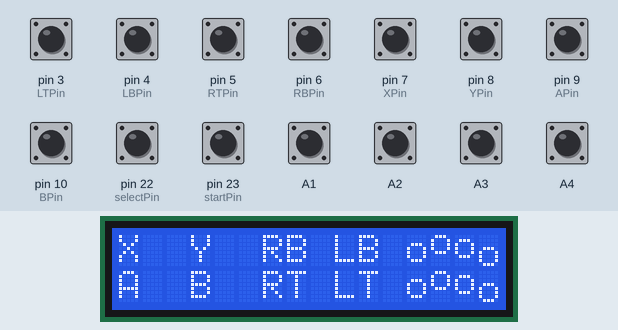
The sketch below on a simulated Arduino Mega 2560, built with avr-gcc and run on an emulated ATmega2560. On the bench: 16×2 character LCD. The test bench sets the inputs (shaded band); at power-on: A1–4, pin 3 (LTPin), pin 4 (LBPin), pin 5 (RTPin), pin 6 (RBPin), pin 7 (XPin), pin 8 (YPin), pin 9 (APin), pin 10 (BPin), pin 22 (selectPin), pin 23 (startPin) HIGH.

Above: at 3.2 s.
3.3 s: pin 3 (LTPin) pulled LOW for 1 s
At 3.8 s:
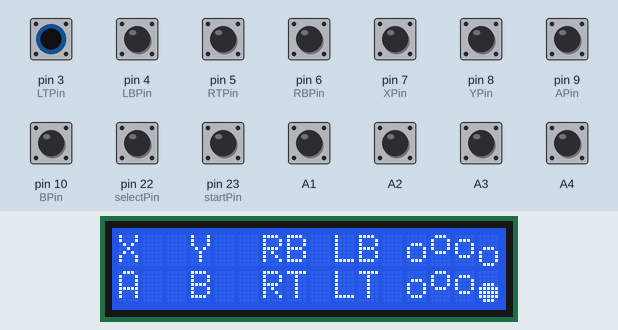
7.3 s: pin 4 (LBPin) pulled LOW for 0.15 s
At 7.46 s:
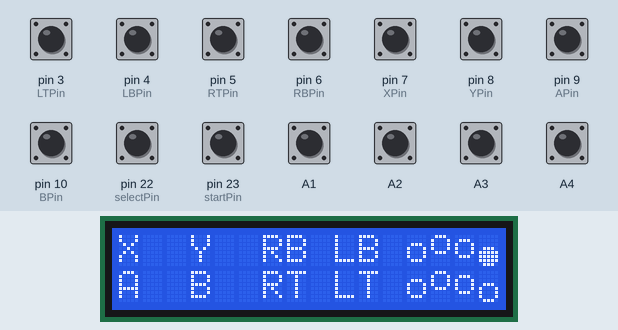
10.4 s: pin 5 (RTPin) pulled LOW for 0.15 s
At 10.58 s:
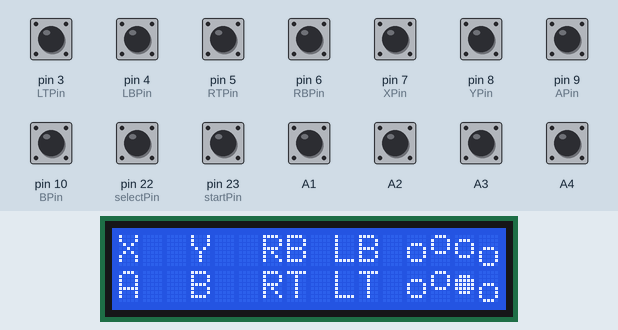
13.5 s: pin 6 (RBPin) pulled LOW for 0.15 s
At 13.67 s:
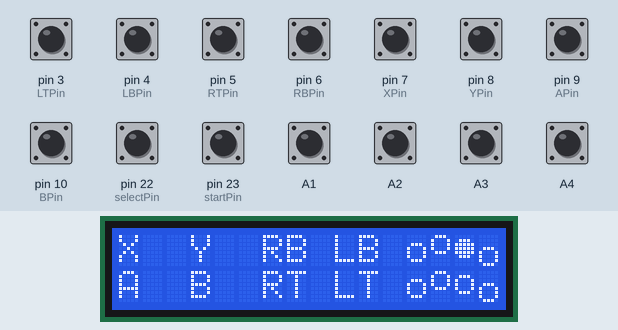
15.3 s: pin 7 (XPin) pulled LOW for 0.15 s
At 15.48 s:
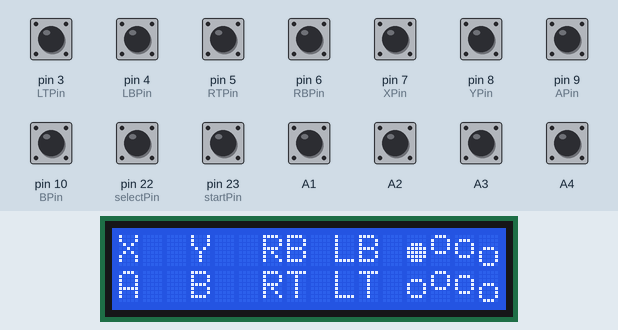
17.1 s: pin 8 (YPin) pulled LOW for 0.15 s
At 17.29 s:
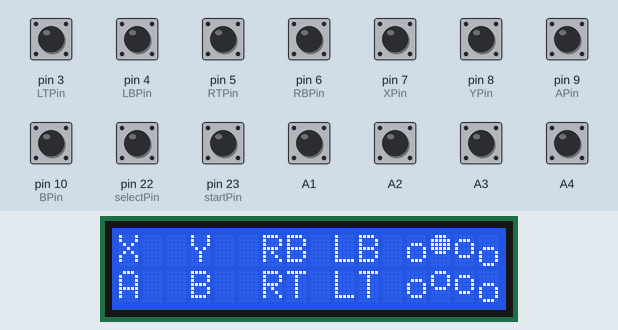
Timing chart, 0 to 20.1 s (numbered marks = the images above; inputs shaded):
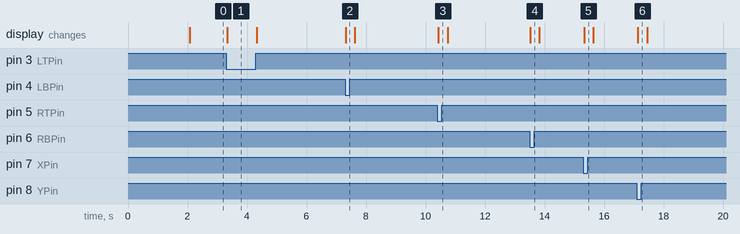

Measured:
- after the input at 3.3 s, the display: changes at once (image 1)
- after the input at 7.3 s, the display: changes at once (image 2)
- after the input at 10.4 s, the display: changes at once (image 3)
- after the input at 13.5 s, the display: changes at once (image 4)
- after the input at 15.3 s, the display: changes at once (image 5)
- after the input at 17.1 s, the display: changes at once (image 6)

The sketch:

fightstick.ino
```cpp
#include "MegaJoy.h"
#include <LiquidCrystal.h>

// Pin definitions

// Direction Pins: A1 up, A2 left, A3 down, A4 right
// Remappable Face Buttons: 10 B/Circle, 9 A/Cross, 8 Y/Triangle, 7 X/Square, 6 RB/R1, 5 RT/R2, 4 LB/L1, 3 LT/L2
// Nonremappable: 22 Start, 23 Select

int BPin = 10; // Grey
int APin = 9; // Blue
int YPin = 8; // White
int XPin = 7; // Purple

int RBPin = 6; // Brown
int RTPin = 5; // Black
int LBPin = 4; // Orange
int LTPin = 3; // Red

// 8 buttons
// 3 -> 4 -> 5 -> 6 -> 7 -> 8 -> 9 -> 10
// LT -> LB -> RT -> RB -> X -> Y -> A -> B

// All of these arrays are properties of each button. All of the LCD arrays are for placing the buttons being pressed onto the LCD
// These arrays are ordered in the way we pinned the buttons onto the Arduino Mega
uint8_t buttonArray[8];
uint8_t buttonLCDColumn[8] = {15, 15, 14, 14, 12, 13, 12, 13};
uint8_t buttonLCDRow[8] = {1, 0, 1, 0, 0, 0, 1, 1};
uint8_t buttonLCDWrite[8] = {7, 7, 6, 6, 4, 5, 4, 5};
String buttonLabels[8] = {"LT", "LB", "RT", "RB", "X", "Y", "A", "B"};

// Start and select pins cannot be remapped
const int startPin = 23; // Blue
const int selectPin = 22; // White

// LCD implementation:
LiquidCrystal lcd(45, 43, 39, 37, 35, 33, 29, 31, 27, 25);

byte Button_1_UnFilled[] = {B00000,B00000,B01110,B10001,B10001,B10001,B01110,B00000};
byte Button_2_UnFilled[] = {B01110,B10001,B10001,B10001,B01110,B00000,B00000,B00000};
byte Button_3_UnFilled[] = {B00000,B01110,B10001,B10001,B10001,B01110,B00000,B00000};
byte Button_4_UnFilled[] = {B00000,B00000,B00000,B01110,B10001,B10001,B10001,B01110};

byte Button_1_Filled[] = {B00000,B00000,B01110,B11111,B11111,B11111,B01110,B00000};
byte Button_2_Filled[] = {B01110,B11111,B11111,B11111,B01110,B00000,B00000,B00000};
byte Button_3_Filled[] = {B00000,B01110,B11111,B11111,B11111,B01110,B00000,B00000};
byte Button_4_Filled[] = {B00000,B00000,B00000,B01110,B11111,B11111,B11111,B01110};


void setup(){
  setupPins();
  setupMegaJoy();
  // LCD Setup
  lcd.begin(16, 2); //number of pixel on lcd screen
  lcd.createChar(0, Button_1_UnFilled);
  lcd.createChar(1, Button_2_UnFilled);
  lcd.createChar(2, Button_3_UnFilled);
  lcd.createChar(3, Button_4_UnFilled);
  lcd.createChar(4, Button_1_Filled);
  lcd.createChar(5, Button_2_Filled);
  lcd.createChar(6, Button_3_Filled);
  lcd.createChar(7, Button_4_Filled);
  lcd.clear();
  lcd.print("Welcome");
  delay(2000);
}

void loop(){
  // Always be getting fresh data
  megaJoyControllerData_t controllerData = getControllerData();
  setControllerData(controllerData);

  // LCD
  Controller_Layout(controllerData);
  Button_Polling();
  delay(7);
}

void setupPins(void){
  // Set all the digital pins as inputs
  // with the pull-up enabled, except for the
  // two serial line pins

  //button pins
  for (int i = 2; i <= 53; i++){
    pinMode(i, INPUT);
    digitalWrite(i, HIGH);
  }

  //direction pins
  pinMode(A1, INPUT_PULLUP);
  digitalWrite(A1, HIGH);
  pinMode(A2, INPUT_PULLUP);
  digitalWrite(A2, HIGH);
  pinMode(A3, INPUT_PULLUP);
  digitalWrite(A3, HIGH);
  pinMode(A4, INPUT_PULLUP);
  digitalWrite(A4, HIGH);
}

megaJoyControllerData_t getControllerData(void){

  // Set up a place for our controller data
  //  Use the getBlankDataForController() function, since
  //  just declaring a fresh dataForController_t tends
  //  to get you one filled with junk from other, random
  //  values that were in those memory locations before

  megaJoyControllerData_t controllerData = getBlankDataForMegaController();

  // Since our buttons are all held high and
  //  pulled low when pressed, we use the "!"
  //  operator to invert the readings from the pins

  //remappable
  controllerData.YOn = !digitalRead(YPin);
  controllerData.BOn = !digitalRead(BPin);
  controllerData.XOn = !digitalRead(XPin);
  controllerData.AOn = !digitalRead(APin);

  controllerData.RBOn = !digitalRead(RBPin);
  controllerData.RTOn = !digitalRead(RTPin);
  controllerData.LBOn = !digitalRead(LBPin);
  controllerData.LTOn = !digitalRead(LTPin);

  // Read into the buttonArray as well
  for (int i = 3; i < 11; i++){
    buttonArray[i - 3] = !digitalRead(i);
  }

  //non-remappable
  controllerData.startOn = !digitalRead(startPin);
  controllerData.selectOn = !digitalRead(selectPin);

  controllerData.dpadUpOn = !digitalRead(A1);
  controllerData.dpadLeftOn = !digitalRead(A2);
  controllerData.dpadDownOn = !digitalRead(A3);
  controllerData.dpadRightOn = !digitalRead(A4);


  // And return the data!
  return controllerData;
}

void Controller_Layout(megaJoyControllerData_t controllerData){
      lcd.clear();
      lcd.setCursor(0, 0);
      lcd.print(buttonLabels[4]);
      lcd.setCursor(3, 0);
      lcd.print(buttonLabels[5]);
      lcd.setCursor(6, 0);
      lcd.print(buttonLabels[3]);
      lcd.setCursor(9, 0);
      lcd.print(buttonLabels[1]);
      lcd.setCursor(0, 1);
      lcd.print(buttonLabels[6]);
      lcd.setCursor(3, 1);
      lcd.print(buttonLabels[7]);
      lcd.setCursor(6, 1);
      lcd.print(buttonLabels[2]);
      lcd.setCursor(9, 1);
      lcd.print(buttonLabels[0]);
      for (int i = 4; i <= 7; i++)
      {
        lcd.setCursor(8+i,0);
        lcd.write(byte(4+i));
        lcd.setCursor(8+i,1);
        lcd.write(byte(4+i));
      }
}

void Button_Polling() {
  for(int i = 0; i < 8; i++)
  {
    if(buttonArray[i] == 1)
    {
       lcd.setCursor(buttonLCDColumn[i], buttonLCDRow[i]);
       lcd.write(buttonLCDWrite[i]);
    }
  }
}


  // Function for testing
/*void pinTest(megaJoyControllerData_t controller)
{
  if(controller.dpadDownOn == 1)
  {
    Serial.write("Y Button Pressed");
    delay(100);
  }
}*/
```

MegaJoy.h
```cpp
/*  MegaJoy.h
 *   Alan Chatham - 2012
 *    RMIT Exertion Games Lab
 *
 *  This library gives you a standard way to create Arduino code that talks
 *   to the UnoJoy firmware in order to make native USB game controllers.
 *  Functions:
 *   setupMegaJoy()
 *   getBlankDataForController()
 *   setControllerData(megaJoyControllerData_t dataToSet)
 *
 *   NOTE: You cannot use pins 0 or 1 if you use this code - they are used by the serial communication.
 *         Also, the setupMegaJoy() function starts the serial port at 38400, so if you're using
 *         the serial port to debug and it's not working, this may be your problem.
 *
 *   === How to use this library ===
 *   If you want, you can move this file into your Arduino/Libraries folder, then use it like a normal library.
 *   However, since you'll need to refer to the details of the megaJoyControllerData_t struct in this file, I would suggest you use
 *    it by adding it to your Arduino sketch manually (in Arduino, go to Sketch->Add file...)
 *
 *  To use this library to make a controller, you'll need to do 3 things:
 *   Call setupMegaJoy(); in the setup() block
 *   Create and populate a megaJoyControllerData_t type variable and fill it with your data
 *         The getBlankDataForController() function is good for that.
 *   Call setControllerData(yourData); where yourData is the variable from above,
 *         somewhere in your loop(), once you're ready to push your controller data to the system.
 *         If you forget to call sendControllerData in your loop, your controller won't ever do anything
 *
 *  You can then debug the controller with the included Processing sketch, UnoJoyProcessingVisualizer
 *
 *  To turn it into an actual USB video game controller, you'll reflash the
 *   Arduino's communication's chip using the instructions found in the 'Firmware' folder,
 *   then unplug and re-plug in the Arduino.
 *
 *  Details about the megaJoyControllerData_t type are below, but in order to create and use it,
 *   you'll declare it like:
 *
 *      megaJoyControllerData_t sexyControllerData;
 *
 *   and then control button presses and analog stick movement with statements like:
 *
 *      sexyControllerData.triangleOn = 1;   // Marks the triangle button as pressed
 *      sexyControllerData.squareOn = 0;     // Marks the square button as unpressed
 *      sexyControllerData.leftStickX = 90;  // Analog stick values can range from 0 - 255
 */

#ifndef UNOJOY_H
#define UNOJOY_H
    #include <stdint.h>
    #include <util/atomic.h>
    #include <Arduino.h>

    // This struct is the core of the library.
    //  You'll create an instance of this and manipulate it,
    //  then use the setControllerData function to send that data out.
    //  Don't change this - the order of the fields is important for
    //  the communication between the Arduino and it's communications chip.
#define BUTTON_ARRAY_SIZE 8
#define ANALOG_AXIS_ARRAY_SIZE 12

  typedef struct megaJoyControllerData_t
  {
    uint8_t YOn : 1;  // Each of these member variables control if a button is off or on. For the buttons, 0 is off 1 is on
    uint8_t BOn : 1;
    uint8_t XOn : 1;
    uint8_t AOn : 1;
    uint8_t LBOn : 1;
    uint8_t LTOn : 1;
    uint8_t l3On : 1;        // The : 1 here just tells the compiler to only have 1 bit for each variable. This saves a lot of space for our type!
    uint8_t RBOn : 1;
    uint8_t RTOn : 1;
    uint8_t r3On : 1;
    uint8_t selectOn : 1;
    uint8_t startOn : 1;
    uint8_t homeOn : 1;
    uint8_t dpadLeftOn : 1;
    uint8_t dpadUpOn : 1;
    uint8_t dpadRightOn : 1;
    uint8_t dpadDownOn : 1;
        uint8_t padding : 7;     // We end with 7 bytes of padding to make sure we get our data aligned in bytes

    /*uint8_t leftStickX : 8;  // Each of the analog stick values can range from 0 to 255
    uint8_t leftStickY : 8;  //  0 is fully left or up
    uint8_t rightStickX : 8; //  255 is fully right or down
    uint8_t rightStickY : 8; //  128 is centered.*/
                                 // Important - analogRead(pin) returns a 10 bit value, so if you're getting strange
                                 //  results from analogRead, you may need to do (analogRead(pin) >> 2) to get good data
  } megaJoyControllerData_t;

    // Call setupMegaJoy in the setup block of your program.
    //  It sets up the hardware UnoJoy needs to work properly
    void setupMegaJoy(void);

    // This sets the controller to reflect the button and
    // joystick positions you input (as a megaJoyControllerData_t).
    // The controller will just send a zeroed (joysticks centered)
    // signal until you tell it otherwise with this function.
    void setControllerData(megaJoyControllerData_t);

    // This function gives you a quick way to get a fresh
    //  megaJoyControllerData_t with:
    //    No buttons pressed
    //    Joysticks centered
    // Very useful for starting each loop with a blank controller, for instance.
    // It returns a megaJoyControllerData_t, so you want to call it like:
    //    myControllerData = getBlankDataForController();
    megaJoyControllerData_t getBlankDataForMegaController(void);

    // You can also call the setup function with an integer argument
    //  declaring how often, in  milliseconds, the buffer should send its data
    //  via the serial port.  Use it if you need to do a lot of processing and
    //  the serial stuff is messing you up, but it'll make your controller
    //  more laggy.
    // IMPORTANT - you can't make this value greater than 20 or so - the code
    //  on the communications chip times out on each serial read after 25ms.
    //  If you need more time than 20ms, you'll have to alter the code for the
    //  ATmega8u2 as well
    void setupMegaJoy(int);


//----- End of the interface code you should be using -----//
//----- Below here is the actual implementation of

  // This megaJoyControllerData_t is used to store
  //  the controller data that you want to send
  //  out to the controller.  You shouldn't mess
  //  with this directly - call setControllerData instead
  megaJoyControllerData_t controllerDataBuffer;

  // This updates the data that the controller is sending out.
  //  The system actually works as following:
  //  The UnoJoy firmware on the ATmega8u2 regularly polls the
  //  Arduino chip for individual bytes of a megaJoyControllerData_t.
  //
  void setControllerData(megaJoyControllerData_t controllerData){
    // Probably unecessary, but this guarantees that the data
    //  gets copied to our buffer all at once.
    ATOMIC_BLOCK(ATOMIC_FORCEON){
      controllerDataBuffer = controllerData;
    }
  }

  // serialCheckInterval governs how many ms between
  //  checks to the serial port for data.
  //  It shouldn't go above 20 or so, otherwise you might
  //  get unreliable data transmission to the UnoJoy firmware,
  //  since after it sends a request, it waits 25 ms for a response.
  //  If you really need to make it bigger than that, you'll have to
  //  adjust that timeout in the UnoJoy ATmega8u2 firmware code as well.
  volatile int serialCheckInterval = 1;
  // This is an internal counter variable to count ms between
  //  serial check times
  int serialCheckCounter = 0;

  // This is the setup function - it sets up the serial communication
  //  and the timer interrupt for actually sending the data back and forth.
  void setupMegaJoy(void){
    // First, let's zero out our controller data buffer (center the sticks)
    controllerDataBuffer = getBlankDataForMegaController();

    // Start the serial port at the specific, low-error rate UnoJoy uses.
    //  If you want to change the rate, you'll have to change it in the
    //  firmware for the ATmega8u2 as well.  250,000 is actually the best rate,
    //  but it's not supported on Macs, breaking the processing debugger.
    Serial.begin(38400);

    // Now set up the Timer 0 compare register A
    //  so that Timer0 (used for millis() and such)
    //  also fires an interrupt when it's equal to
    //  128, not just on overflow.
    // This will fire our timer interrupt almost
    //  every 1 ms (1024 us to be exact).
    OCR0A = 128;
    TIMSK0 |= (1 << OCIE0A);
  }

  // If you really need to change the serial polling
  //  interval, use this function to initialize UnoJoy.
  //  interval is the polling frequency, in ms.
  void setupMegaJoy(int interval){
    serialCheckInterval = interval;
    setupMegaJoy();
  }

  // This interrupt gets called approximately once per ms.
  //  It counts how many ms between serial port polls,
  //  and if it's been long enough, polls the serial
  //  port to see if the UnoJoy firmware requested data.
  //  If it did, it transmits the appropriate data back.
  ISR(TIMER0_COMPA_vect){
    serialCheckCounter++;
    if (serialCheckCounter >= serialCheckInterval){
      serialCheckCounter = 0;
      // If there is incoming data stored in the Arduino serial buffer
      while (Serial.available() > 0) {
        //pinMode(13, OUTPUT);
        //digitalWrite(13, HIGH);
        // Get incoming byte from the ATmega8u2
        byte inByte = Serial.read();
        // That number tells us which byte of the megaJoyControllerData_t struct
        //  to send out.
        Serial.write(((uint8_t*)&controllerDataBuffer)[inByte]);
        //digitalWrite(13, LOW);
      }
    }
  }

  // Returns a zeroed out (joysticks centered)
  //  megaJoyControllerData_t variable
  megaJoyControllerData_t getBlankDataForMegaController(void){
    // Create a megaJoyControllerData_t
    megaJoyControllerData_t controllerData;
    // Make the buttons zero
    controllerData.YOn = 0;
    controllerData.BOn = 0;
    controllerData.XOn = 0;
    controllerData.AOn = 0;
    controllerData.LBOn = 0;
    controllerData.LTOn = 0;
    //controllerData.l3On = 0;
    controllerData.RBOn = 0;
    controllerData.RTOn = 0;
    //controllerData.r3On = 0;
    controllerData.dpadLeftOn = 0;
    controllerData.dpadUpOn = 0;
    controllerData.dpadRightOn = 0;
    controllerData.dpadDownOn = 0;
    controllerData.selectOn = 0;
    controllerData.startOn = 0;
    //controllerData.homeOn = 0;
    //Set the sticks to 128 - centered
    /*controllerData.leftStickX = 128;
    controllerData.leftStickY = 128;
    controllerData.rightStickX = 128;
    controllerData.rightStickY = 128;*/

    // And return the data!
    return controllerData;
  }

#endif
```
